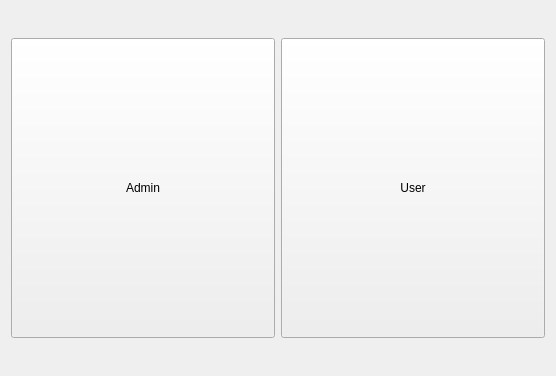
<?xml version="1.0" encoding="UTF-8"?>
<ui version="4.0">
 <class>ModeChoiceWindow</class>
 <widget class="QWidget" name="ModeChoiceWindow">
  <property name="geometry">
   <rect>
    <x>0</x>
    <y>0</y>
    <width>556</width>
    <height>376</height>
   </rect>
  </property>
  <property name="windowTitle">
   <string>Form</string>
  </property>
  <layout class="QVBoxLayout" name="verticalLayout">
   <item>
    <layout class="QHBoxLayout" name="horizontalLayout">
     <item>
      <widget class="QPushButton" name="adminModeChoice">
       <property name="minimumSize">
        <size>
         <width>0</width>
         <height>300</height>
        </size>
       </property>
       <property name="text">
        <string>Admin</string>
       </property>
      </widget>
     </item>
     <item>
      <widget class="QPushButton" name="userModeChoice">
       <property name="minimumSize">
        <size>
         <width>0</width>
         <height>300</height>
        </size>
       </property>
       <property name="text">
        <string>User</string>
       </property>
      </widget>
     </item>
    </layout>
   </item>
  </layout>
 </widget>
 <resources/>
 <connections/>
</ui>
